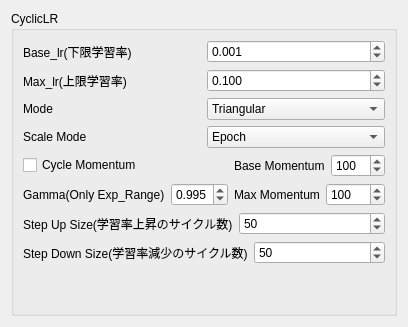
            <widget class="QWidget" name="page_Scheduler_CyclicLR">
             <layout class="QVBoxLayout" name="verticalLayout_45">
              <item>
               <widget class="QGroupBox" name="grp_Scheduler_CyclicLR">
                <property name="title">
                 <string>CyclicLR</string>
                </property>
                <layout class="QVBoxLayout" name="verticalLayout_44">
                 <item>
                  <layout class="QGridLayout" name="gridLayout_2">
                   <item row="0" column="1" colspan="2">
                    <layout class="QHBoxLayout" name="horizontalLayout_61">
                     <item>
                      <widget class="QLabel" name="lbl_CyclicLR_Base_Learning_Rate">
                       <property name="text">
                        <string>Base_lr(下限学習率)</string>
                       </property>
                      </widget>
                     </item>
                     <item>
                      <widget class="QDoubleSpinBox" name="dsBox_CyclicLR_Base_Learning_Rate">
                       <property name="decimals">
                        <number>3</number>
                       </property>
                       <property name="maximum">
                        <double>1.000000000000000</double>
                       </property>
                       <property name="singleStep">
                        <double>0.001000000000000</double>
                       </property>
                       <property name="value">
                        <double>0.001000000000000</double>
                       </property>
                      </widget>
                     </item>
                    </layout>
                   </item>
                   <item row="7" column="1" colspan="2">
                    <layout class="QHBoxLayout" name="horizontalLayout_66">
                     <item>
                      <widget class="QLabel" name="lbl_CyclicLR_Step_Up_Size">
                       <property name="text">
                        <string>Step Up Size(学習率上昇のサイクル数)</string>
                       </property>
                      </widget>
                     </item>
                     <item>
                      <widget class="QSpinBox" name="sBox_CyclicLR_Step_Up_Size">
                       <property name="maximum">
                        <number>1000</number>
                       </property>
                       <property name="value">
                        <number>50</number>
                       </property>
                       <property name="displayIntegerBase">
                        <number>10</number>
                       </property>
                      </widget>
                     </item>
                    </layout>
                   </item>
                   <item row="3" column="1" colspan="2">
                    <layout class="QHBoxLayout" name="horizontalLayout_64">
                     <item>
                      <widget class="QLabel" name="lbl_CyclickLR_Scale_Mode">
                       <property name="text">
                        <string>Scale Mode</string>
                       </property>
                      </widget>
                     </item>
                     <item>
                      <widget class="QComboBox" name="cBox_CyclickLR_Scale_Mode">
                       <item>
                        <property name="text">
                         <string>Epoch</string>
                        </property>
                       </item>
                       <item>
                        <property name="text">
                         <string>Iter</string>
                        </property>
                       </item>
                      </widget>
                     </item>
                    </layout>
                   </item>
                   <item row="8" column="1" colspan="2">
                    <layout class="QHBoxLayout" name="horizontalLayout_68">
                     <item>
                      <widget class="QLabel" name="lbl_CyclicLR_Step_Down_Size">
                       <property name="text">
                        <string>Step Down Size(学習率減少のサイクル数)</string>
                       </property>
                      </widget>
                     </item>
                     <item>
                      <widget class="QSpinBox" name="sBox_CyclicLR_Step_Down_Size">
                       <property name="maximum">
                        <number>1000</number>
                       </property>
                       <property name="value">
                        <number>50</number>
                       </property>
                       <property name="displayIntegerBase">
                        <number>10</number>
                       </property>
                      </widget>
                     </item>
                    </layout>
                   </item>
                   <item row="1" column="1" colspan="2">
                    <layout class="QHBoxLayout" name="horizontalLayout_62">
                     <item>
                      <widget class="QLabel" name="lbl_CyclicLR_Learning_Rate">
                       <property name="text">
                        <string>Max_lr(上限学習率)</string>
                       </property>
                      </widget>
                     </item>
                     <item>
                      <widget class="QDoubleSpinBox" name="dsBox_CyclicLR_Max_Learning_Rate">
                       <property name="decimals">
                        <number>3</number>
                       </property>
                       <property name="maximum">
                        <double>1.000000000000000</double>
                       </property>
                       <property name="singleStep">
                        <double>0.001000000000000</double>
                       </property>
                       <property name="value">
                        <double>0.100000000000000</double>
                       </property>
                      </widget>
                     </item>
                    </layout>
                   </item>
                   <item row="2" column="1" colspan="2">
                    <layout class="QHBoxLayout" name="horizontalLayout_63">
                     <item>
                      <widget class="QLabel" name="lbl_CyclicLR_Mode">
                       <property name="text">
                        <string>Mode</string>
                       </property>
                      </widget>
                     </item>
                     <item>
                      <widget class="QComboBox" name="cBox_CyclicLR_Mode">
                       <item>
                        <property name="text">
                         <string>Triangular</string>
                        </property>
                       </item>
                       <item>
                        <property name="text">
                         <string>Triangular2</string>
                        </property>
                       </item>
                       <item>
                        <property name="text">
                         <string>Exp_Range</string>
                        </property>
                       </item>
                      </widget>
                     </item>
                    </layout>
                   </item>
                   <item row="5" column="1">
                    <widget class="QCheckBox" name="chBox_CyclickLR_Cycle_Momentum">
                     <property name="text">
                      <string>Cycle Momentum</string>
                     </property>
                    </widget>
                   </item>
                   <item row="6" column="1">
                    <layout class="QHBoxLayout" name="horizontalLayout_65">
                     <item>
                      <widget class="QLabel" name="label">
                       <property name="text">
                        <string>Gamma(Only Exp_Range)</string>
                       </property>
                      </widget>
                     </item>
                     <item>
                      <widget class="QDoubleSpinBox" name="dsBox_Gamma_Only_Exp_Range">
                       <property name="decimals">
                        <number>3</number>
                       </property>
                       <property name="maximum">
                        <double>1.000000000000000</double>
                       </property>
                       <property name="singleStep">
                        <double>0.001000000000000</double>
                       </property>
                       <property name="value">
                        <double>0.995000000000000</double>
                       </property>
                      </widget>
                     </item>
                    </layout>
                   </item>
                   <item row="5" column="2">
                    <layout class="QHBoxLayout" name="horizontalLayout_67">
                     <item>
                      <widget class="QLabel" name="lbl_CyclicLR_Base_Momentum">
                       <property name="text">
                        <string>Base Momentum</string>
                       </property>
                      </widget>
                     </item>
                     <item>
                      <widget class="QSpinBox" name="sBox_CyclicLR_Base_Momentum">
                       <property name="maximum">
                        <number>1000</number>
                       </property>
                       <property name="value">
                        <number>100</number>
                       </property>
                       <property name="displayIntegerBase">
                        <number>10</number>
                       </property>
                      </widget>
                     </item>
                    </layout>
                   </item>
                   <item row="6" column="2">
                    <layout class="QHBoxLayout" name="horizontalLayout_69">
                     <item>
                      <widget class="QLabel" name="lbl_CyclicLR_Max_Momentum">
                       <property name="text">
                        <string>Max Momentum</string>
                       </property>
                      </widget>
                     </item>
                     <item>
                      <widget class="QSpinBox" name="sBox_CyclicLR_Max_Momentum">
                       <property name="maximum">
                        <number>1000</number>
                       </property>
                       <property name="value">
                        <number>100</number>
                       </property>
                       <property name="displayIntegerBase">
                        <number>10</number>
                       </property>
                      </widget>
                     </item>
                    </layout>
                   </item>
                  </layout>
                 </item>
                 <item>
                  <spacer name="verticalSpacer_16">
                   <property name="orientation">
                    <enum>Qt::Vertical</enum>
                   </property>
                   <property name="sizeHint" stdset="0">
                    <size>
                     <width>20</width>
                     <height>40</height>
                    </size>
                   </property>
                  </spacer>
                 </item>
                </layout>
               </widget>
              </item>
             </layout>
            </widget>
